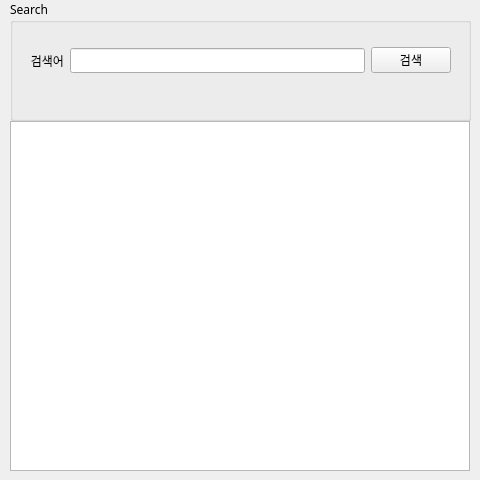
<?xml version="1.0" encoding="UTF-8"?>
<ui version="4.0">
 <class>Form</class>
 <widget class="QWidget" name="Form">
  <property name="geometry">
   <rect>
    <x>0</x>
    <y>0</y>
    <width>480</width>
    <height>480</height>
   </rect>
  </property>
  <property name="sizePolicy">
   <sizepolicy hsizetype="Fixed" vsizetype="Fixed">
    <horstretch>0</horstretch>
    <verstretch>0</verstretch>
   </sizepolicy>
  </property>
  <property name="font">
   <font>
    <family>나눔고딕코딩</family>
   </font>
  </property>
  <property name="windowTitle">
   <string>네이버 영화 검색</string>
  </property>
  <property name="windowIcon">
   <iconset>
    <normaloff>naver_icon.png</normaloff>naver_icon.png</iconset>
  </property>
  <widget class="QGroupBox" name="groupBox">
   <property name="geometry">
    <rect>
     <x>10</x>
     <y>0</y>
     <width>461</width>
     <height>121</height>
    </rect>
   </property>
   <property name="title">
    <string>Search</string>
   </property>
   <widget class="QWidget" name="layoutWidget">
    <property name="geometry">
     <rect>
      <x>20</x>
      <y>40</y>
      <width>421</width>
      <height>41</height>
     </rect>
    </property>
    <layout class="QHBoxLayout" name="horizontalLayout">
     <property name="spacing">
      <number>6</number>
     </property>
     <item>
      <widget class="QLabel" name="label">
       <property name="text">
        <string>검색어</string>
       </property>
       <property name="alignment">
        <set>Qt::AlignRight|Qt::AlignTrailing|Qt::AlignVCenter</set>
       </property>
      </widget>
     </item>
     <item>
      <widget class="QLineEdit" name="txtSearch"/>
     </item>
     <item>
      <widget class="QPushButton" name="btnSearch">
       <property name="text">
        <string>검색</string>
       </property>
      </widget>
     </item>
    </layout>
   </widget>
  </widget>
  <widget class="QTableWidget" name="tblResult">
   <property name="geometry">
    <rect>
     <x>10</x>
     <y>121</y>
     <width>460</width>
     <height>350</height>
    </rect>
   </property>
   <property name="selectionMode">
    <enum>QAbstractItemView::SingleSelection</enum>
   </property>
  </widget>
 </widget>
 <resources/>
 <connections/>
</ui>
